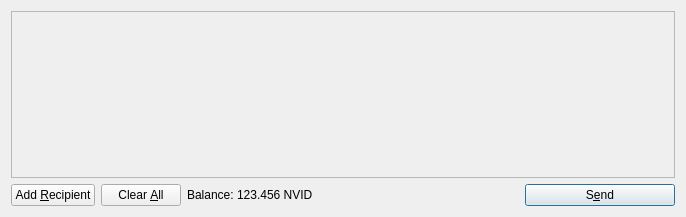
<?xml version="1.0" encoding="UTF-8"?>
<ui version="4.0">
 <class>SendCoinsDialog</class>
 <widget class="QDialog" name="SendCoinsDialog">
  <property name="geometry">
   <rect>
    <x>0</x>
    <y>0</y>
    <width>686</width>
    <height>217</height>
   </rect>
  </property>
  <property name="windowTitle">
   <string>Send Coins</string>
  </property>
  <layout class="QVBoxLayout" name="verticalLayout">
   <item>
    <widget class="QScrollArea" name="scrollArea">
     <property name="widgetResizable">
      <bool>true</bool>
     </property>
     <widget class="QWidget" name="scrollAreaWidgetContents">
      <property name="geometry">
       <rect>
        <x>0</x>
        <y>0</y>
        <width>666</width>
        <height>165</height>
       </rect>
      </property>
      <layout class="QVBoxLayout" name="verticalLayout_2">
       <property name="margin">
        <number>0</number>
       </property>
       <item>
        <layout class="QVBoxLayout" name="entries">
         <property name="spacing">
          <number>6</number>
         </property>
        </layout>
       </item>
       <item>
        <spacer name="verticalSpacer">
         <property name="orientation">
          <enum>Qt::Vertical</enum>
         </property>
         <property name="sizeHint" stdset="0">
          <size>
           <width>20</width>
           <height>40</height>
          </size>
         </property>
        </spacer>
       </item>
      </layout>
     </widget>
    </widget>
   </item>
   <item>
    <layout class="QHBoxLayout" name="horizontalLayout">
     <item>
      <widget class="QPushButton" name="addButton">
       <property name="toolTip">
        <string>Send to multiple recipients at once</string>
       </property>
       <property name="text">
        <string>Add &amp;Recipient</string>
       </property>
       <property name="icon">
        <iconset resource="../bitcoin.qrc">
         <normaloff>:/icons/add</normaloff>:/icons/add</iconset>
       </property>
       <property name="autoDefault">
        <bool>false</bool>
       </property>
      </widget>
     </item>
     <item>
      <widget class="QPushButton" name="clearButton">
       <property name="sizePolicy">
        <sizepolicy hsizetype="Minimum" vsizetype="Fixed">
         <horstretch>0</horstretch>
         <verstretch>0</verstretch>
        </sizepolicy>
       </property>
       <property name="toolTip">
        <string>Remove all transaction fields</string>
       </property>
       <property name="text">
        <string>Clear &amp;All</string>
       </property>
       <property name="icon">
        <iconset resource="../bitcoin.qrc">
         <normaloff>:/icons/remove</normaloff>:/icons/remove</iconset>
       </property>
       <property name="autoRepeatDelay">
        <number>300</number>
       </property>
       <property name="autoDefault">
        <bool>false</bool>
       </property>
      </widget>
     </item>
     <item>
      <layout class="QHBoxLayout" name="horizontalLayout_2">
       <property name="spacing">
        <number>3</number>
       </property>
       <item>
        <widget class="QLabel" name="label">
         <property name="text">
          <string>Balance:</string>
         </property>
        </widget>
       </item>
       <item>
        <widget class="QLabel" name="labelBalance">
         <property name="cursor">
          <cursorShape>IBeamCursor</cursorShape>
         </property>
         <property name="text">
          <string>123.456 NVID</string>
         </property>
         <property name="textInteractionFlags">
          <set>Qt::LinksAccessibleByMouse|Qt::TextSelectableByKeyboard|Qt::TextSelectableByMouse</set>
         </property>
        </widget>
       </item>
      </layout>
     </item>
     <item>
      <spacer name="horizontalSpacer">
       <property name="orientation">
        <enum>Qt::Horizontal</enum>
       </property>
       <property name="sizeHint" stdset="0">
        <size>
         <width>40</width>
         <height>20</height>
        </size>
       </property>
      </spacer>
     </item>
     <item>
      <widget class="QPushButton" name="sendButton">
       <property name="minimumSize">
        <size>
         <width>150</width>
         <height>0</height>
        </size>
       </property>
       <property name="toolTip">
        <string>Confirm the send action</string>
       </property>
       <property name="text">
        <string>S&amp;end</string>
       </property>
       <property name="icon">
        <iconset resource="../bitcoin.qrc">
         <normaloff>:/icons/send</normaloff>:/icons/send</iconset>
       </property>
       <property name="default">
        <bool>true</bool>
       </property>
      </widget>
     </item>
    </layout>
   </item>
  </layout>
 </widget>
 <resources>
  <include location="../bitcoin.qrc"/>
 </resources>
 <connections/>
</ui>
